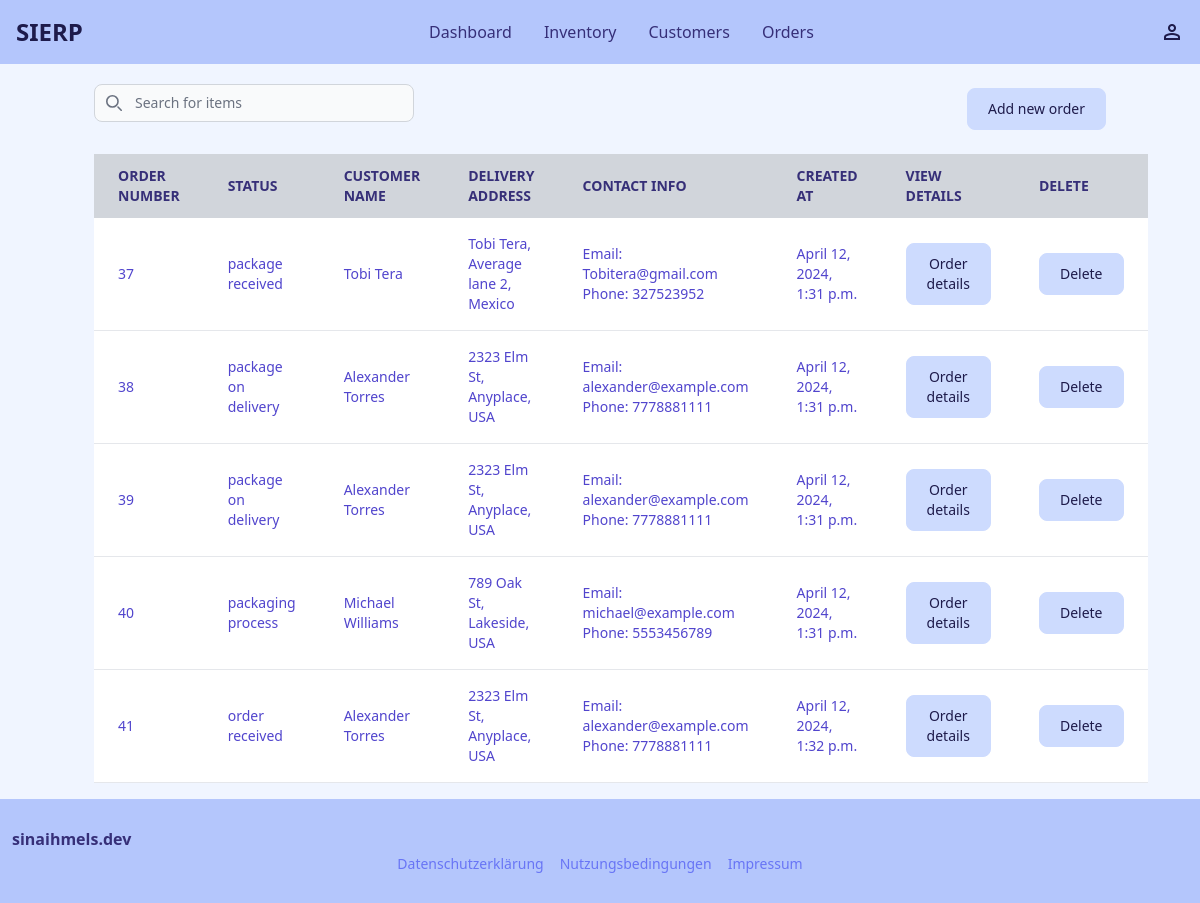
The page /orders on the database as committed earlier.
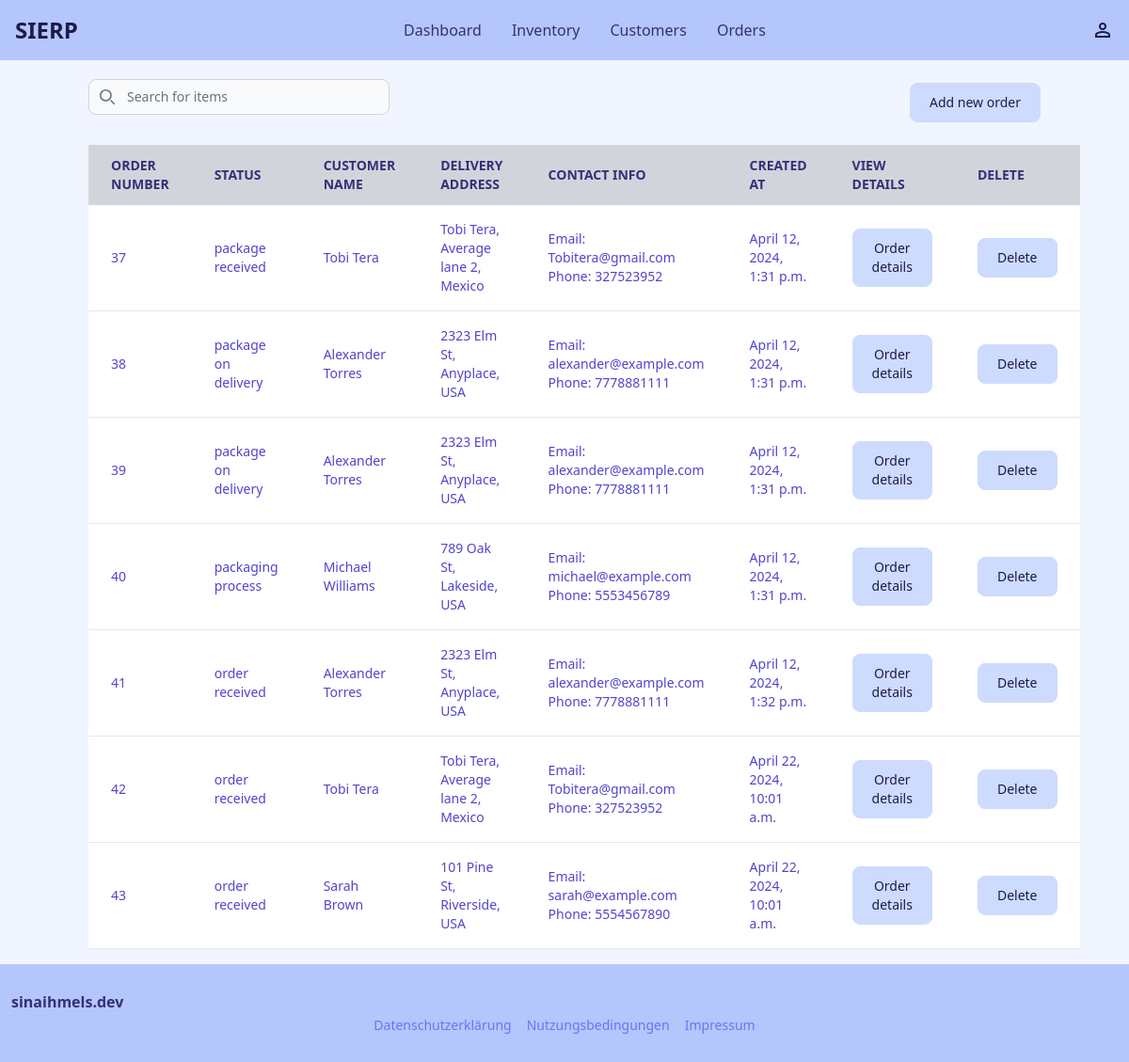
The same page on the database as committed later.
### orders/models.py (models this page shows)
class Order(models.Model):
    customer = models.ForeignKey(Customer, on_delete=models.CASCADE)
    delivery_address = models.CharField(max_length=400)
    status = models.ForeignKey(Status, on_delete=models.CASCADE)
    created_at = models.DateTimeField(auto_now_add=True)

class Status(models.Model):
    id = models.BigIntegerField().primary_key=True
    name_of_status = models.CharField(max_length=100)
    def __str__(self):
        return self.name_of_status

### customers/models.py (models this page shows, shortened)
class Customer(models.Model):
    id = models.BigIntegerField().primary_key=True
    name = models.CharField(max_length=200)
    email = models.EmailField(max_length=254)
    address = models.CharField(max_length=400)
    phone = models.BigIntegerField()

### orders/views.py (the view, shortened to what this page needs)
# urls.py: path('', include('orders.urls')),
def orders(request):
    if request.method == "GET":
        orders = Order.objects.all()
        customers = Customer.objects.all()
        return render(request, "orders/orders.html", {"orders": orders, "customers": customers})

### orders/templates/orders/orders.html (shortened to what the changed rows need)
{% extends '_base.html' %}
{% block content %}
<table class="mx-1.5 w-full text-sm text-left rtl:text-right text-indigo-200 dark:text-indigo-400 ">
    <thead class="text-s text-indigo-900 uppercase bg-gray-300">
        <tr>
            <th scope="col" class="px-6 py-3">
                Order number
            </th>
            <th scope="col" class="px-6 py-3">
                Status
            </th>
            <th scope="col" class="px-6 py-3">
                Customer name
            </th>
            <th scope="col" class="px-6 py-3">
                Delivery address
            </th>
            <th scope="col" class="px-6 py-3">
                Contact info
            </th>
            <th scope="col" class="px-6 py-3">
                Created at
            </th>
            <th scope="col" class="px-6 py-3">
                View details
            </th>
            <th scope="col" class="px-6 py-3">
                Delete
            </th>
        </tr>
    </thead>
    <tbody>
        {% for order in orders %}
        <tr class="bg-white border-b dark:bg-gray-800 dark:border-gray-700 hover:bg-gray-50 dark:hover:bg-gray-600 text-indigo-700"
            id="item-row">
            <td class="px-6 py-4" id="orderid">
                {{order.id}}
            </td>
            <td class="px-6 py-4" id="orderstatus">
                {{order.status}}
            </td>
            <td class="px-6 py-4" id="customername">
                {{order.customer.name}}
            </td>
            <td class="px-6 py-4" id="deliveryaddress">
                {{order.delivery_address}}
            </td>
            <td class="px-6 py-4" id="contactinfo">
                Email: {{order.customer.email}}
                Phone: {{order.customer.phone}}
            </td>
            <td class="px-6 py-4" id="created_at">
                {{order.created_at}}
            </td>
            <td class="px-6 py-4">
                <button data-details-id="{{order.id}}" data-drawer-show="details_order"
                    data-drawer-target="details_order" aria-controls="details_order" data-drawer-placement="right"
                    class="detailsButton inline-flex w-auto justify-center text-indigo-950 items-center bg-indigo-200 hover:bg-indigo-400 focus:ring-4 focus:outline-none focus:ring-primary-300
                    rounded-lg border border-indigo-200 text-sm font-medium px-5 py-2.5 hover:text-indigo-950 focus:z-10 dark:bg-indigo-700 dark:text-indigo-300 dark:border-indigo-500 dark:hover:text-white
                    dark:hover:bg-indigo-600 dark:focus:ring-indigo-600">Order details</button>
            </td>
            <td class="px-6 py-4">
                <button id="deleteButton" data-modal-target="deleteModal" data-modal-toggle="deleteModal" class="inline-flex w-auto justify-center text-indigo-950 items-center bg-indigo-200 hover:bg-indigo-400 focus:ring-4 focus:outline-none focus:ring-primary-300
                rounded-lg border border-indigo-200 text-sm font-medium px-5 py-2.5 hover:text-indigo-950 focus:z-10 dark:bg-indigo-700 dark:text-indigo-300 dark:border-indigo-500 dark:hover:text-white
                dark:hover:bg-indigo-600 dark:focus:ring-indigo-600">Delete</button>
            </td>
        </tr>
        {% endfor %}
    </tbody>
</table>
{% endblock %}

Rows that differ between the two databases and show on the page:
added Order: id "42", status "order received", customer.name "Tobi Tera", delivery_address "Tobi Tera, Average lane 2, Mexico", customer.email "Tobitera@gmail.com", customer.phone "327523952", created_at "April 22, 2024, 10:01 a.m."
added Order: id "43", status "order received", customer.name "Sarah Brown", delivery_address "101 Pine St, Riverside, USA", customer.email "sarah@example.com", customer.phone "5554567890", created_at "April 22, 2024, 10:01 a.m."
